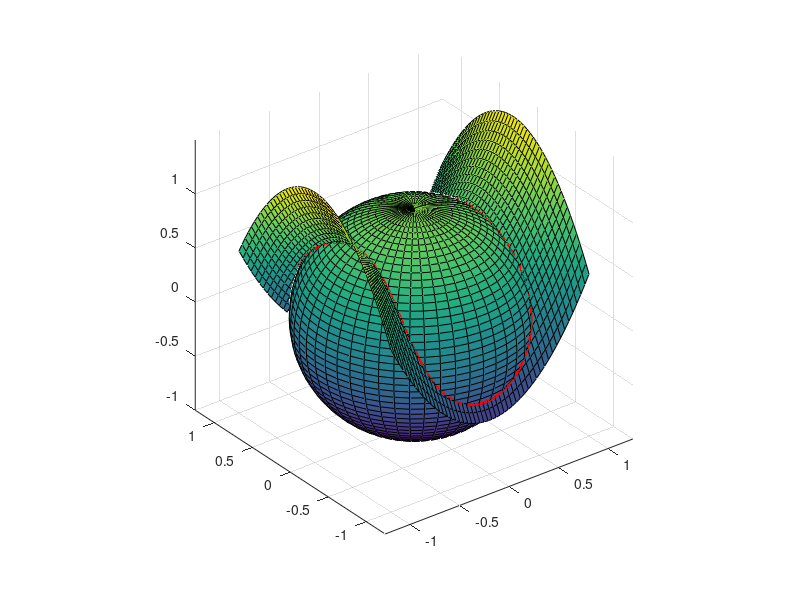

MATLAB code for this plot: (Note: this script raises an error after producing the figure.)
%% Exercise 3

%% #1(a)
clear all
[x,y,z] = sphere(50);
surf(x,y,z); hold on;
[x,y] = meshgrid(linspace(-1,1,50));
surf(x,y,x.^2-y.^2+1/2); 
p = linspace(0,2*pi);
t = acos((-1+sqrt(1+4*cos(2*p).*(1/2+cos(2*p))))./(2*cos(2*p)));
plot3(sin(t).*cos(p),sin(t).*sin(p),cos(t),'r','linewidth',2); hold off;
axis equal;

%% #1(c)
clear all
rmin = @(p,t) (cos(t)-sqrt(cos(t).^2-4/2*sin(t).^2.*cos(2*p)))./(2*sin(t).^2.*cos(2*p));
tmax = @(p) acos((-1+sqrt(1+4*cos(2*p).*(1/2+cos(2*p))))./(2*cos(2*p)));
f = @(p,t,r) 2*r.*sin(t) + cos(t);
integral3(f,0,2*pi,0,pi,0,1)-integral3(f,0,2*pi,0,tmax,rmin,1)

%% #2(b)
clear all
syms x y l
f(x,y) = -x^2+3*x*y-2*y^2;
g(x,y) = 2*x^2-6*x*y+5*y^2;
eqn = [g(x,y)==1; gradient(f)==l*gradient(g)];
sol = solve(eqn,[x,y,l]);
[sol.x,sol.y,f(sol.x,sol.y)]

f = matlabFunction(f,'vars',[x,y]);
t = linspace(0,2*pi);
A = [ 1 -3/2 ; 0 1 ];
X = inv(A)*[cos(t)/sqrt(2); sqrt(2)*sin(t)];
plot3(X(1,:),X(2,:),f(X(1,:),X(2,:)),'r','linewidth',2); hold on;
[r,t] = meshgrid(linspace(0,1,20),linspace(0,2*pi,50));
x = r.*cos(t)/sqrt(2) + 3/2*sqrt(2)*r.*sin(t);
y = sqrt(2)*r.*sin(t);
z = f(x,y);
surf(x,y,z); hold off;

%% #2(c)
clear all
fimplicit3(@(x,y,z)x.^3+y.^2+z-2); hold on;
[x,y,z] = sphere(50);
surf(x,y,z); 
axis equal;

f = @(x,y,z) x.^2+y.^2+z.^2;
lambda1 = fzero(@(t)27*t^4-54*t^3+16,.2);
lambda2 = fzero(@(t)27*t^4-54*t^3+16,2);
X = [ 0, 0, 2, 4 ;
    2/3/lambda1, 0, 2-(2/3/lambda1)^2, lambda1 ;
    2/3/lambda2, 0, 2-(2/3/lambda2)^2, lambda2 ;
    2/3, -sqrt(65/54), 1/2, 1 ;
    2/3, sqrt(65/54), 1/2, 1 ;
    0, -sqrt(3/2), 1/2, 1;
    0, sqrt(3/2), 1/2, 1 ]; % This is minimum point
sqrt(f(X(:,1),X(:,2),X(:,3)))
plot3(X(1:5,1),X(1:5,2),X(1:5,3),'.b','markersize',20); 
plot3(X(6:7,1),X(6:7,2),X(6:7,3),'.r','markersize',20); hold off;
xlabel('x');